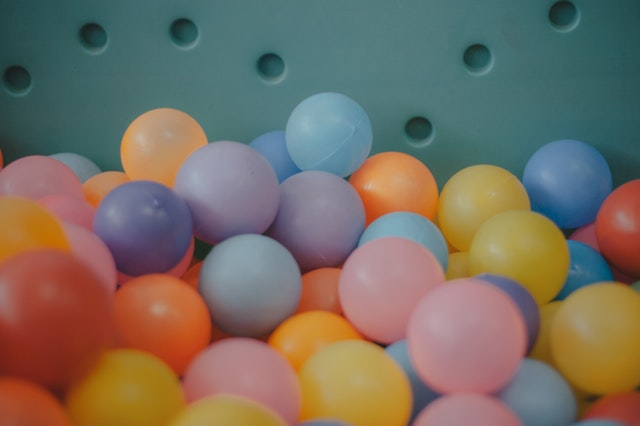
#> input picture 04_countour/balls.jpg, 640 x 426 px, given in place of the camera
$ python 08.linevideo.py
#> lines starting #> are read from the running program, lines starting #| are printed output that depends on the picture; after the words box and inside, x2 and y2 are one past the last pixel; in counts of white or black regions, pixels touching at a corner belong together
import cv2
import numpy as np

cap = cv2.VideoCapture(0)

while True:
    ret, frame = cap.read()
#> frame is the input picture: shape (426, 640, 3); mean B, G, R 97.5, 110.1, 120
    if not ret:
        break

    frame = cv2.resize(frame, (640, 480))
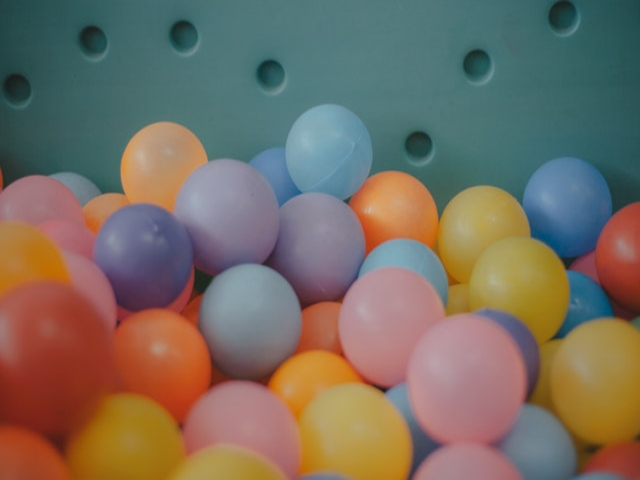
#> frame: shape (480, 640, 3); mean B, G, R 97.4, 110, 119.9
    hsv = cv2.cvtColor(frame, cv2.COLOR_BGR2HSV)
#> hsv: shape (480, 640, 3); mean H, S, V 76.2, 115.3, 140.4

    lower_yellow = np.array([18, 94, 140], np.uint8)
    upper_yellow = np.array([48, 255, 255], np.uint8)

    mask = cv2.inRange(hsv, lower_yellow, upper_yellow)
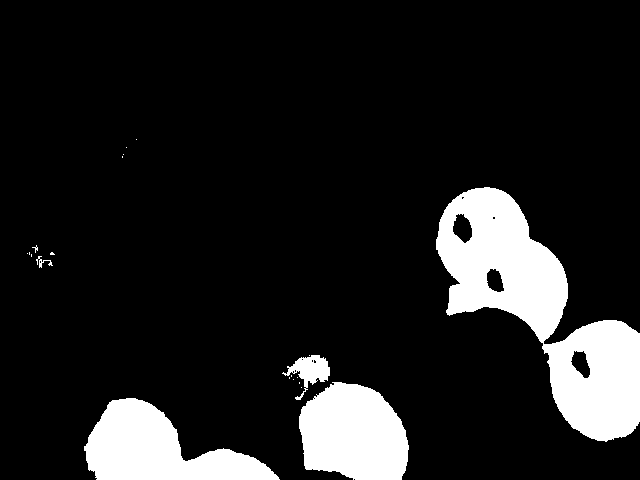
#> mask: shape (480, 640); 12.8% white; 21 white regions (16 under 20 px), largest, box (x1, y1, x2, y2) and area: (436, 187, 640, 442) 21087, (84, 398, 280, 480) 8665, (299, 382, 409, 480) 8511, (282, 355, 330, 400) 880, (36, 256, 53, 268) 63

    edges = cv2.Canny(mask, 75, 250)
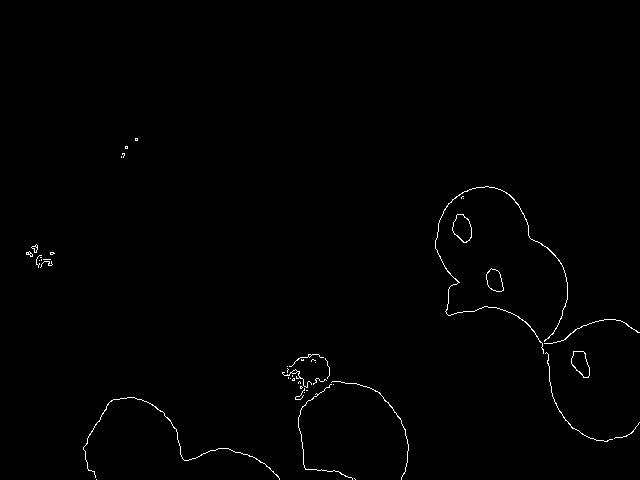
#> edges: shape (480, 640); 0.64% white in thin lines or dots, all inside (x1, y1, x2, y2) = (26, 138, 640, 480)

    lines = cv2.HoughLinesP(edges, 1, np.pi/180, 50, maxLineGap=50)
#> lines = None

    if lines is not None:
        for line in lines:
            x1, y1, x2, y2 = line[0]
            cv2.line(frame, (x1, y1), (x2, y2), (0, 255, 0), 5)

    cv2.imshow('IMG', frame)
    cv2.imshow('edges', edges)

    key = cv2.waitKey(1) & 0xFF
#> (key Esc is pressed here)
    if key == ord('n'):
        break

cap.release()
cv2.destroyAllWindows()
